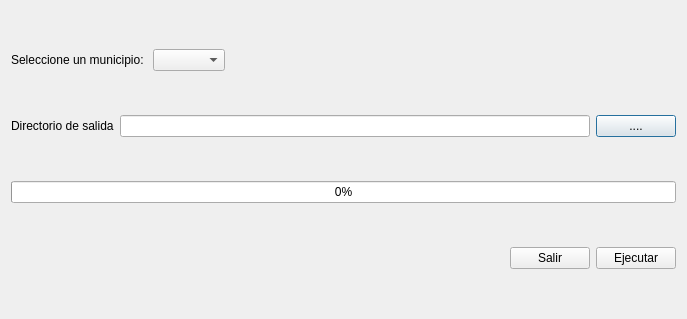
<?xml version="1.0" encoding="UTF-8"?>
<ui version="4.0">
 <class>Dialog</class>
 <widget class="QDialog" name="Dialog">
  <property name="geometry">
   <rect>
    <x>0</x>
    <y>0</y>
    <width>687</width>
    <height>319</height>
   </rect>
  </property>
  <property name="windowTitle">
   <string>AggregatePolygons</string>
  </property>
  <layout class="QVBoxLayout" name="verticalLayout">
   <item>
    <layout class="QHBoxLayout" name="horizontalLayout">
     <item>
      <widget class="QLabel" name="label">
       <property name="text">
        <string>Seleccione un municipio: </string>
       </property>
      </widget>
     </item>
     <item>
      <widget class="QComboBox" name="comboBox"/>
     </item>
     <item>
      <spacer name="horizontalSpacer">
       <property name="orientation">
        <enum>Qt::Horizontal</enum>
       </property>
       <property name="sizeHint" stdset="0">
        <size>
         <width>40</width>
         <height>20</height>
        </size>
       </property>
      </spacer>
     </item>
    </layout>
   </item>
   <item>
    <layout class="QHBoxLayout" name="horizontalLayout_2">
     <item>
      <widget class="QLabel" name="label_2">
       <property name="text">
        <string>Directorio de salida</string>
       </property>
      </widget>
     </item>
     <item>
      <widget class="QLineEdit" name="txt_salida"/>
     </item>
     <item>
      <widget class="QPushButton" name="btn_salida">
       <property name="text">
        <string>....</string>
       </property>
      </widget>
     </item>
    </layout>
   </item>
   <item>
    <layout class="QHBoxLayout" name="horizontalLayout_4">
     <item>
      <widget class="QProgressBar" name="pb_progreso">
       <property name="value">
        <number>0</number>
       </property>
      </widget>
     </item>
    </layout>
   </item>
   <item>
    <layout class="QHBoxLayout" name="horizontalLayout_5">
     <item>
      <spacer name="horizontalSpacer_2">
       <property name="orientation">
        <enum>Qt::Horizontal</enum>
       </property>
       <property name="sizeHint" stdset="0">
        <size>
         <width>40</width>
         <height>20</height>
        </size>
       </property>
      </spacer>
     </item>
     <item>
      <widget class="QPushButton" name="btn_salir">
       <property name="text">
        <string>Salir</string>
       </property>
      </widget>
     </item>
     <item>
      <widget class="QPushButton" name="btn_ejecutar">
       <property name="text">
        <string>Ejecutar</string>
       </property>
      </widget>
     </item>
    </layout>
   </item>
  </layout>
 </widget>
 <resources/>
 <connections/>
</ui>
